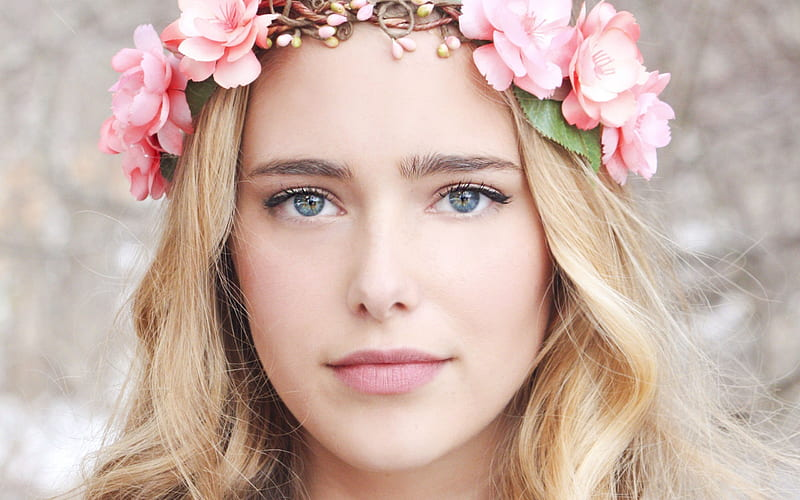
#> input picture soorat.jpg, 800 x 500 px
$ python face-parts.py
#> lines starting #> are read from the running program, lines starting #| are printed output that depends on the picture; after the words box and inside, x2 and y2 are one past the last pixel; in counts of white or black regions, pixels touching at a corner belong together
import cv2

# Load the image
image = cv2.imread("soorat.jpg")
#> image is the input picture: shape (500, 800, 3); mean B, G, R 167.5, 177.7, 203

# Load the pre-trained models
face_cascade = cv2.CascadeClassifier(cv2.data.haarcascades + 'haarcascade_frontalface_default.xml')
eye_cascade = cv2.CascadeClassifier(cv2.data.haarcascades + 'haarcascade_eye_tree_eyeglasses.xml')
smile_cascade = cv2.CascadeClassifier(cv2.data.haarcascades + 'haarcascade_smile.xml')

# Convert the image to grayscale for face detection
gray = cv2.cvtColor(image, cv2.COLOR_BGR2GRAY)
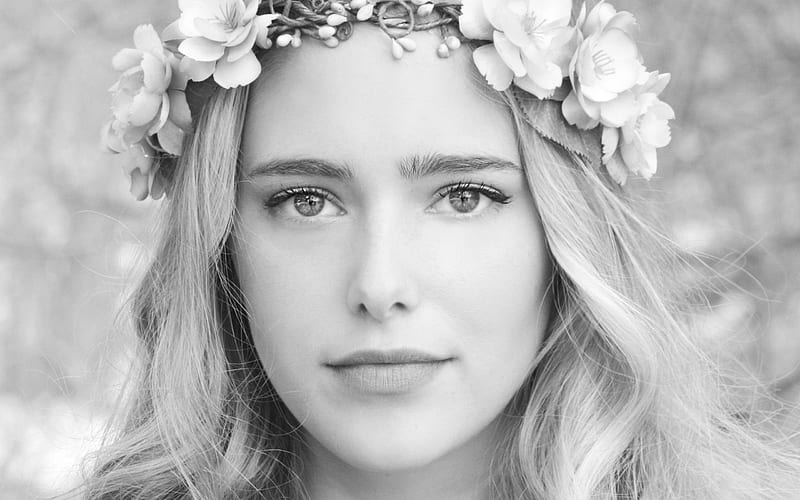
#> gray: shape (500, 800); min 0, max 255, mean 184.1

# Perform face detection
faces = face_cascade.detectMultiScale(gray, scaleFactor=1.1, minNeighbors=5, minSize=(30, 30))
#> faces = [[194, 60, 380, 380]]

# Process each detected face
for (x, y, w, h) in faces:
    cv2.rectangle(image, (x, y), (x + w, y + h), (255, 0, 0), 2)
    cv2.putText(image, 'Face', (x, y - 10), cv2.FONT_HERSHEY_SIMPLEX, 0.9, (255, 0, 0), 2)
    roi_gray = gray[y:y + h, x:x + w]
    roi_color = image[y:y + h, x:x + w]

    # Detect eyes within each face region
    eyes = eye_cascade.detectMultiScale(roi_gray)
    for (ex, ey, ew, eh) in eyes:
        cv2.rectangle(roi_color, (ex, ey), (ex + ew, ey + eh), (0, 255, 0), 2)
        cv2.putText(roi_color, 'Eye', (ex, ey - 10), cv2.FONT_HERSHEY_SIMPLEX, 0.9, (0, 255, 0), 2)

    # Detect smiles within each face region
    smiles = smile_cascade.detectMultiScale(roi_gray, scaleFactor=1.7, minNeighbors=22, minSize=(25, 25))
    for (sx, sy, sw, sh) in smiles:
        cv2.rectangle(roi_color, (sx, sy), (sx + sw, sy + sh), (0, 0, 255), 2)
        cv2.putText(roi_color, 'Smile', (sx, sy - 10), cv2.FONT_HERSHEY_SIMPLEX, 0.9, (0, 0, 255), 2)
#> this loop made 1 pass
#> (x, y, w, h, eyes, smiles) on pass 1: (194, 60, 380, 380, [[232, 105, 70, 70], [68, 101, 84, 84]], [[103, 266, 177, 88]])
#> pass 1, `roi_gray = gray[y:y + h, x:x + w]`:
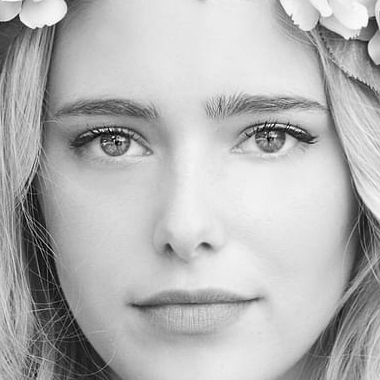
#> roi_gray: shape (380, 380); min 0, max 254, mean 179.9
#> pass 1, `roi_color = image[y:y + h, x:x + w]`:
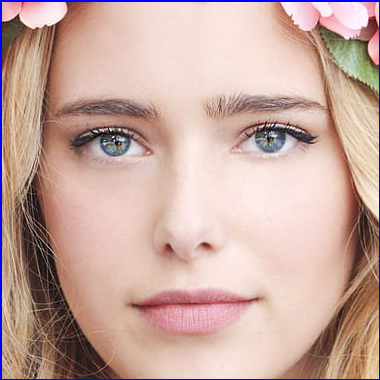
#> roi_color: shape (380, 380, 3); mean B, G, R 161.1, 169.1, 200.5
#> after the loop:
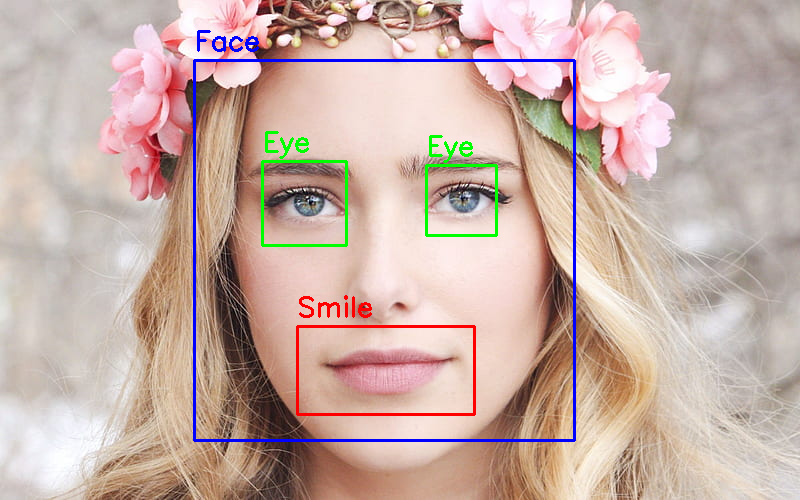
#> image: shape (500, 800, 3); 2.45% of pixels changed, all inside (x1, y1, x2, y2) = (193, 30, 576, 442)
#> after the loop:
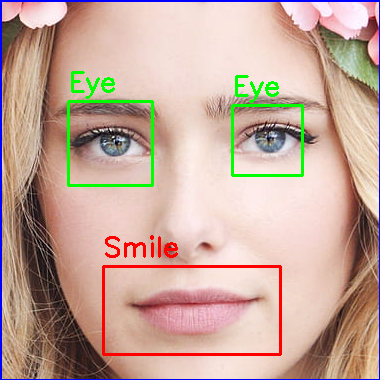
#> roi_color: shape (380, 380, 3); 3.31% of pixels changed, all inside (x1, y1, x2, y2) = (67, 71, 304, 356)

# Display the annotated image
cv2.imshow('Image', image)
cv2.waitKey(0)
cv2.destroyAllWindows()
